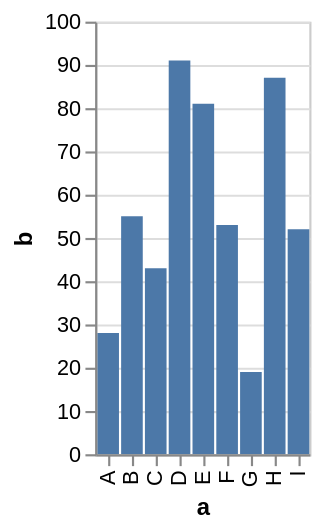

Write the Vega-Lite specification saved for this chart.
### Vega specification from a JSON file in a GitHub repository (floating-point values rounded to 4 significant figures)
{"$schema": "https://vega.github.io/schema/vega/v3.0.json", "description": "A simple bar chart with embedded data.", "autosize": "pad", "padding": 5, "encode": {"update": {"stroke": {"value": "#ccc"}, "fill": {"value": "transparent"}}}, "data": [{"name": "source_0", "values": [{"a": "A", "b": 28}, {"a": "B", "b": 55}, {"a": "C", "b": 43}, {"a": "D", "b": 91}, {"a": "E", "b": 81}, {"a": "F", "b": 53}, {"a": "G", "b": 19}, {"a": "H", "b": 87}, {"a": "I", "b": 52}]}, {"name": "data_0", "source": "source_0", "transform": [{"type": "formula", "expr": "toNumber(datum[\"b\"])", "as": "b"}, {"type": "filter", "expr": "datum[\"b\"] !== null && !isNaN(datum[\"b\"])"}]}], "signals": [{"name": "width", "update": "bandspace(domain('x').length, 0.1, 0.05) * 11"}, {"name": "height", "update": "200"}], "marks": [{"name": "marks", "type": "rect", "role": "bar", "from": {"data": "data_0"}, "encode": {"update": {"x": {"scale": "x", "field": "a"}, "width": {"scale": "x", "band": true}, "y": {"scale": "y", "field": "b"}, "y2": {"scale": "y", "value": 0}, "fill": {"value": "#4c78a8"}}}}], "scales": [{"name": "x", "type": "band", "domain": {"data": "data_0", "field": "a", "sort": true}, "range": {"step": 11}, "round": true, "paddingInner": 0.1, "paddingOuter": 0.05}, {"name": "y", "type": "linear", "domain": {"data": "data_0", "field": "b"}, "range": [200, 0], "round": true, "nice": true, "zero": true}], "axes": [{"scale": "x", "orient": "bottom", "tickCount": 5, "title": "a", "zindex": 1, "encode": {"labels": {"update": {"angle": {"value": 270}, "align": {"value": "right"}, "baseline": {"value": "middle"}}}}}, {"scale": "y", "orient": "left", "title": "b", "zindex": 1}, {"scale": "y", "domain": false, "grid": true, "labels": false, "orient": "left", "ticks": false, "zindex": 0, "gridScale": "x"}]}
